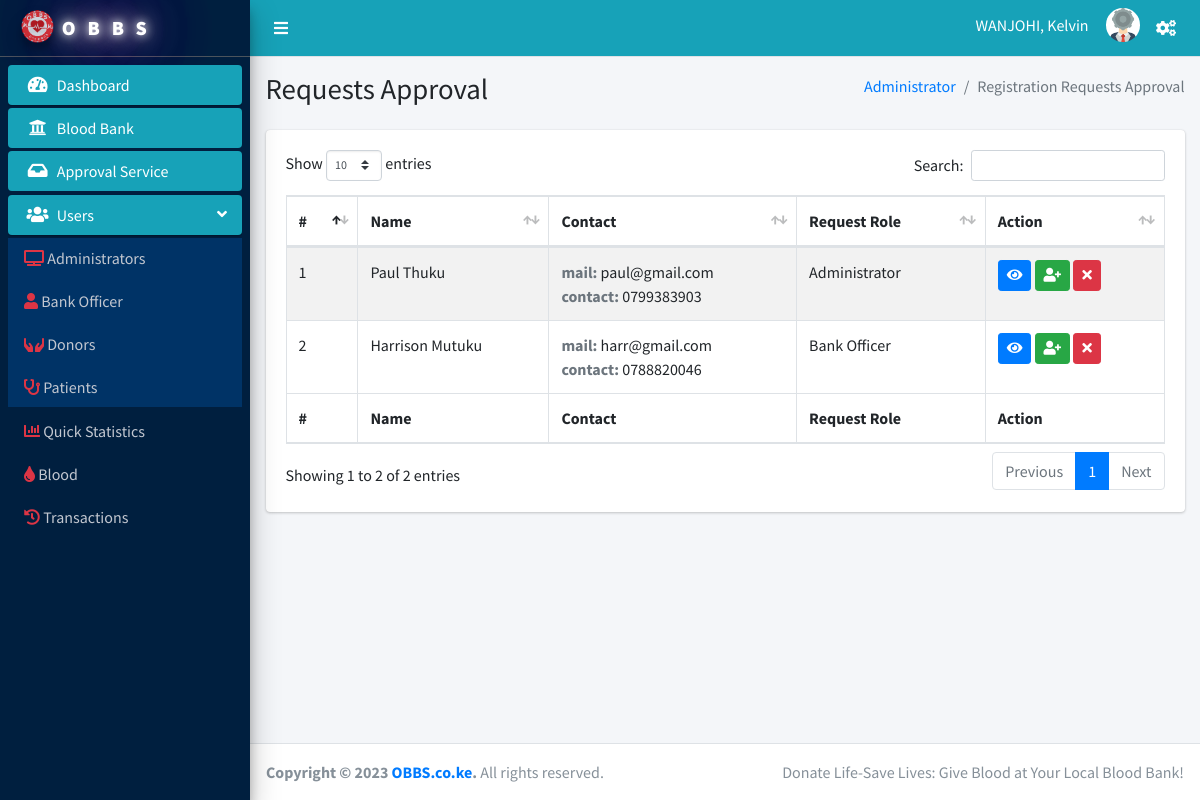
Page /Administrator/approval.php (signed in) on the committed database.
### tables this page shows
CREATE TABLE `reg_request` (
  `req_id` int NOT NULL AUTO_INCREMENT,
  `req_role` enum('admin','bank_officer') NOT NULL,
  `fname` varchar(26) NOT NULL,
  `lname` varchar(26) NOT NULL,
  `email` varchar(36) NOT NULL,
  `phone` varchar(14) NOT NULL,
  `pword` varchar(10) DEFAULT NULL,
  `req_doc` varchar(100) NOT NULL,
  `req_status` int DEFAULT NULL,
  `reg_date` date DEFAULT NULL,
  `comments` varchar(100) DEFAULT NULL,
  PRIMARY KEY (`req_id`)
);

### Administrator/approval.php (the view, shortened to what this page needs)
<!DOCTYPE html>
<html lang="en">
<?php include 'includes/header.php'?>
<body class="hold-transition sidebar-mini">
<div class="wrapper">
  <?php include 'includes/navbar.php'?>
  <?php include 'includes/sidebar.php'?>
  <div class="content-wrapper">
    <section class="content-header">
      <div class="container-fluid">
        <div class="row mb-2">
          <div class="col-sm-6">
        <h1>Requests Approval</h1>
          </div>
          <div class="col-sm-6">
            <ol class="breadcrumb float-sm-right">
              <li class="breadcrumb-item"><a href="#">Administrator</a></li>
              <li class="breadcrumb-item active">Registration Requests Approval</li>
            </ol>
          </div>
        </div>
      </div>
    </section>
    <?php
      if($admin_details['a_role'] != "approval"){
        echo "<div style='margin: auto;'>
                <h1 style='text-align: center;'>Page Strictly Restricted For Approval Managers !!!</h1>
              </div>";
      }else{
    ?>
    <section class="content">
        <div class="container-fluid">
            <div class="row">
                <div class="col-12">
                    <div class="card">
                    <div class="card-body">
                    <table id="example1" class="table table-bordered table-striped">
                        <thead>
                        <tr>
                        <th>#</th>
                        <th>Name</th>
                        <th>Contact</th>
                        <th>Request Role</th>
                        <th>Action</th>
                        </tr>
                        </thead>
                        <tbody>
                        <?php
                            $stmt = mysqli_prepare($conn, "SELECT req_id, req_role,fname,lname,email, phone FROM reg_request WHERE req_status = 0");
                            mysqli_stmt_execute($stmt);
                            mysqli_stmt_bind_result($stmt, $id, $role, $fname, $lname, $email, $phone);
                            $count = 1;
                            while (mysqli_stmt_fetch($stmt)) {
                              $fullname = $fname." ".$lname;
                        ?>
                        <tr>
                        <td><?php echo $count; ?></td>
                        <td><?php echo $fullname; ?></td>
                        <td><b class="text-muted">mail: </b><?php echo $email; ?><br><b class="text-muted">contact: </b><?php echo $phone; ?></td>
                        <td><?php if($role == 'bank_officer') { echo 'Bank Officer'; } else{ echo 'Administrator';}?></td>
                        <td>
                            <a class="btn btn-primary btn-sm btn-view" href="#" data-toggle="modal" data-target="#modal-view" data-id='<?php echo $id; ?>'>
                                <i class="fas fa-eye"></i>
                              </a>
                              <a class="btn btn-success btn-sm btn-accept" href="#" data-toggle="modal" data-target="#modal-accept" data-id='<?php echo $id; ?>'>
                                <i class="fas fa-user-plus"></i>
                              </a>
                              <a class="btn btn-danger btn-sm btn-reject" href="#" data-toggle="modal" data-target="#modal-reject" data-id='<?php echo $id; ?>'>
                                <i class="fas fa-times"></i>
                            </a>
                        </td>
                        </tr>
                        <?php
                           $count++;
                            }
                        ?>
                        </tbody>
                        <tfoot>
                        <tr>
                            <th>#</th>
                            <th>Name</th>
                            <th>Contact</th>
                            <th>Request Role</th>
                            <th>Action</th>
                        </tr>
                        </tfoot>
                    </table>
                    </div>
                </div>
                </div>
              </div>
        </div>
      </section>
      <?php
      }
      ?>
  </div>
  <?php include 'includes/footer.php'; ?>
</div>
</body>
</html>

### Administrator/includes/navbar.php (shortened to what this page needs)
<nav class="main-header navbar navbar-expand navbar-info navbar-light">
  <ul class="navbar-nav" >
    <li class="nav-item">
      <a class="nav-link text-white"  data-widget="pushmenu" href="#" role="button"><i class="fas fa-bars"></i></a>
    </li>
  </ul>
  <ul class="navbar-nav ml-auto">
    <li class="nav-item dropdown">
        <div class="user-panel  d-flex">
          <div class="info">
              <a href="#" class="d-block text-white"><?php echo strtoupper($admin_details['lname']).", ".$admin_details['fname'];?></a>
            </div>
          <div class="image">
            <img src="../dist/img/admin-avatar.png" class="img-circle" alt="User Image">
          </div>
        </div>
    </li>
    <li class="nav-item dropdown">
      <a class="nav-link" data-toggle="dropdown" href="#">
        <i class="fas fa-cogs text-white"></i>
      </a>
    </li>
  </ul>
</nav>

### rows in the picture
reg_request: fullname "Paul Thuku", email "paul@gmail.com", phone "0799383903", shows "Administrator"
reg_request: fullname "Harrison Mutuku", email "harr@gmail.com", phone "0788820046", shows "Bank Officer"

### other values in the picture
$admin_details['lname'] "WANJOHI"
$admin_details['fname'] "Kelvin"
